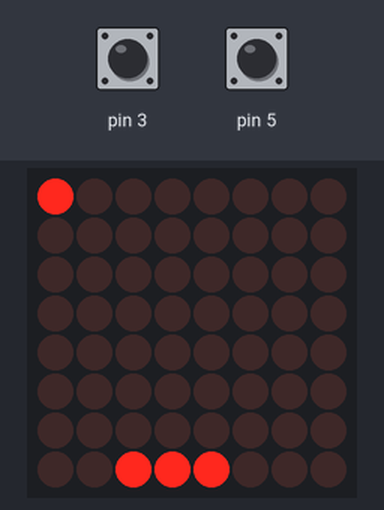
The sketch below on a simulated Arduino Uno, built with avr-gcc and run on an emulated ATmega328P. Shown: 8×8 LED matrix. The inputs (shaded band) are chosen by the test bench; at power-on: pin 3 HIGH, pin 5 HIGH. Random numbers use the default seed unless the sketch sets one.

Above: at 1.2 s.
1.3 s: pin 3 driven LOW
At 1.6 s:
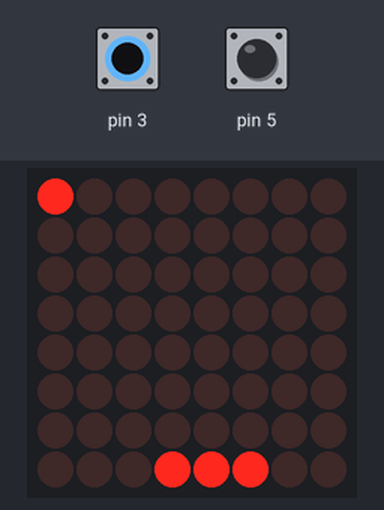
2.8 s: pin 5 driven LOW
At 4.0 s:
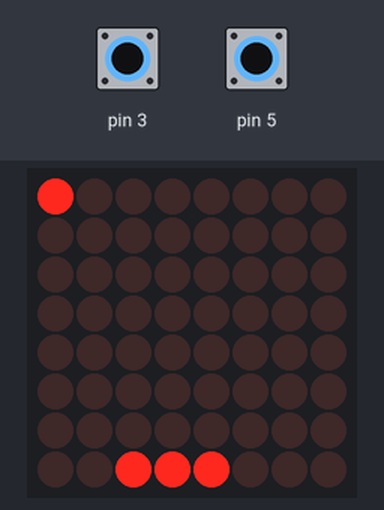
4.3 s: pin 3 pulsed HIGH 5 times (0.12 s each, 0.3 s apart)
At 6.4 s:
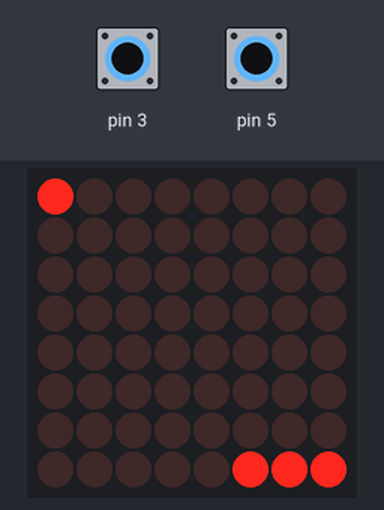
7.3 s: pin 5 pulsed HIGH 5 times (0.12 s each, 0.3 s apart)
At 9.2 s:
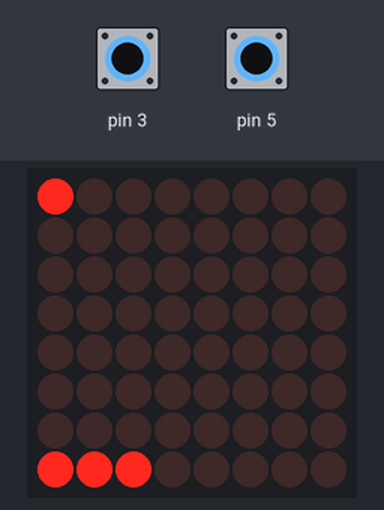
Timing chart, 0 to 10.7 s (numbered marks = the images above; inputs shaded):
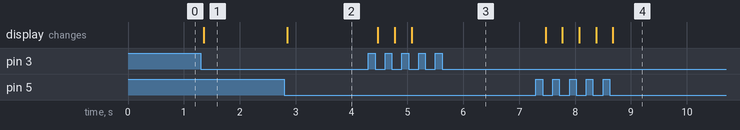

Measured:
- after the input at 1.3 s, the display: changes after 0.05 s (image 1)
- after the input at 2.8 s, the display: changes after 0.05 s (image 2)
- after the input at 4.3 s, the display: first changes after 0.17 s (image 3 shows a later state)
- after the input at 7.3 s, the display: first changes after 0.17 s (image 4 shows a later state)

The sketch:

new_pong.ino
```cpp
#include <LedControl.h>
//HARDWARE
LedControl lc = LedControl(13,11,10,1);
const int b_right = 3;
const int b_left = 5;

//debounce VAR
int lastass = HIGH;
unsigned long lastdebouceASS = 0;
int ass;
int lastbss = HIGH;
unsigned long lastdebouceBSS = 0;
int bss;
unsigned long deboucetime = 50;
unsigned long prevTime = 0;
unsigned long delayTime = 500;

//VARIABLE
int x,a,b;
int life = 3;
int side,roof;
//function prototype
void de_bar(int x);
void draw_bar(int x);
void draw_ball(int a,int b);
void de_ball(int a,int b);
void ball();


long hlong1;
long hlong2;
long hlong3;


void setup() {
 Serial.begin(9600);
  lc.shutdown(0,false);
  lc.clearDisplay(0);
  randomSeed(analogRead(5));
  pinMode(3,INPUT);
  pinMode(5,INPUT);
  x=2;
  a = 0;
  b = random(0,8);
  roof = 0;
}

void loop() {

 if(life>0){
   movebar();
   ball();

 }
 else if(life==0){
  lc.clearDisplay(0);
  Serial.print("LOSE");
 }
}


//lc.setLed(0,row,column,T/F)
void draw_bar(int x){
  lc.setLed(0,7,x,true);
  lc.setLed(0,7,x+1,true);
  lc.setLed(0,7,x+2,true);
}

void de_bar(int x){
  lc.setLed(0,7,x,false);
  lc.setLed(0,7,x+1,false);
  lc.setLed(0,7,x+2,false);
}

void draw_ball(int a,int b){
  lc.setLed(0,a,b,true);
}

void de_ball(int a,int b){
  lc.setLed(0,a,b,false);
}

void movebar(){
  int Aass = digitalRead(5);
  if(Aass != lastass){lastdebouceASS = millis();}
  if ((millis() - lastdebouceASS) > deboucetime) {
    if (Aass != ass) {ass = Aass; if(ass==LOW&&x>0){de_bar(x);draw_bar(--x);}}}
  lastass = Aass;
  int Bbss = digitalRead(3);
  if(Bbss != lastbss){lastdebouceBSS = millis();}
  if ((millis() - lastdebouceBSS) > deboucetime) {
    if (Bbss != bss) {bss = Bbss; if(bss==LOW&&x+2<7){de_bar(x);draw_bar(++x);}}}
  lastbss = Bbss;
  draw_bar(x);
}

void ball(){

  hlong1=millis();
if(millis()-hlong1>100){

  if(side == 0){
    ++b;
    if(b==7){
      side = 1;
    }
  }
  else if(side == 1){
    --b;
    if(b==0){
      side = 1;
    }
  }
  if(roof == 0){
    ++a;
    if(a==6&&b==x){side=1;roof=1;}
    else if(a==6&&b==x+1){roof=1;}
    else if(a==6&&b==x+2){side=0;roof=1;}
    else if(a==7){life--; b = random(0,8);a = 0;}
    }
  else if(roof == 1){
    --a;
    if(a==0){roof = 0;}
  }
}

draw_ball(a,b);
}
```
